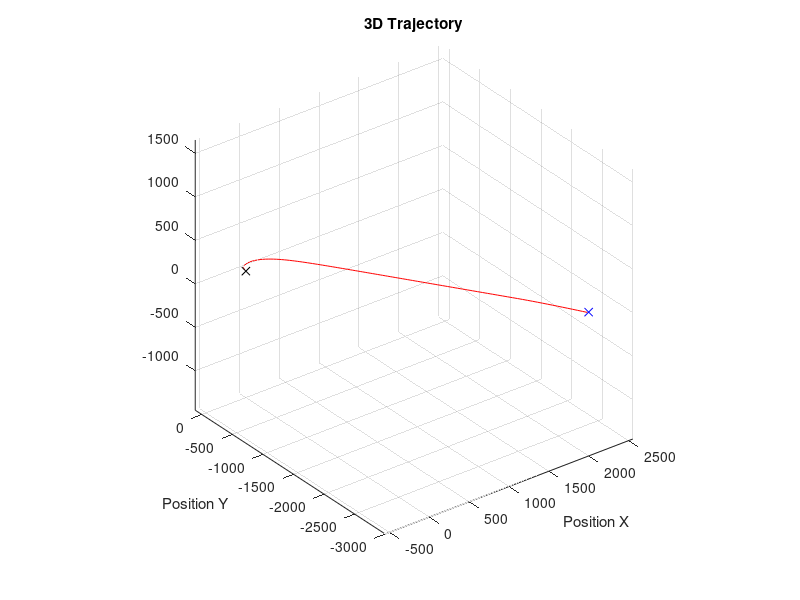
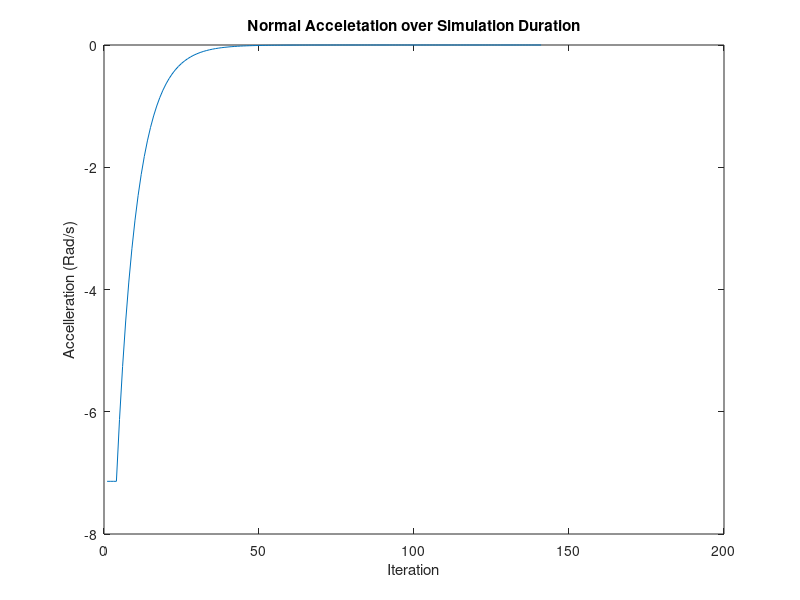
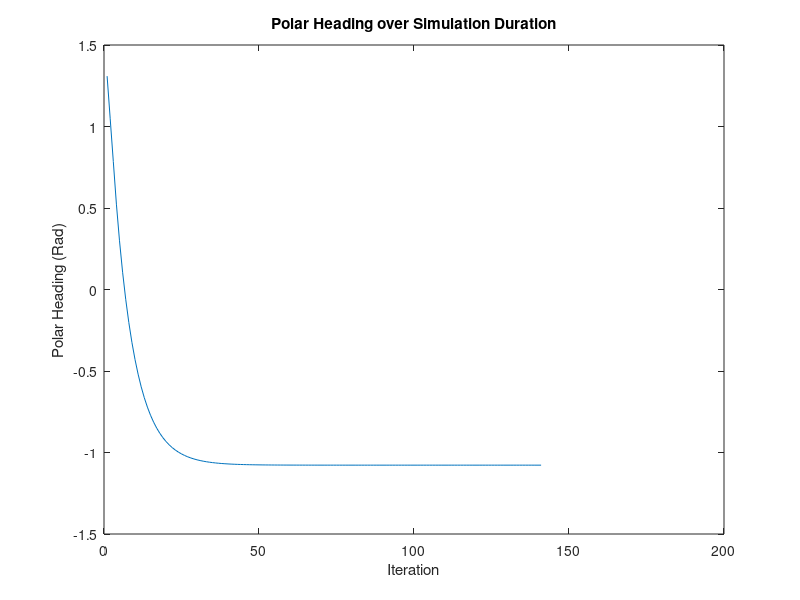
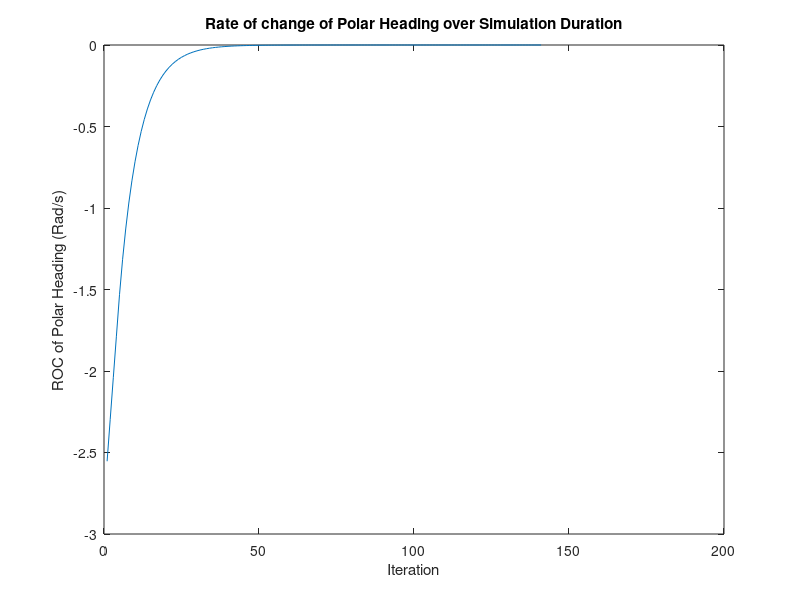

Write the MATLAB code that produced these figures, in order.
% threed_pfms.m
%
% DESCRIPTION:
% This script generates a simple 3D trajectory prediction model for a UAS
% in the xyz plane for the required time to reach the specified waypoint.
% The model considers the maximum turning rate and decent/climb rate of the
% UAS and utilises P control for guidance.
%
% PFMS Project, 2009
% Nicholas Rutherford

% NOTES:
% None.

% Perform Maintenance
clear all
close all
clc

%% Script Settings
% Control Settings
prediction_horizon = 10000; % Prediction Horizon
sampling_interval = 1;      % Sampling time
K = 4;                      % Proportional control gain for heading control
J = 0.05;                   % Proportional control gain for altitude control                   
prox = 25;                  % Assign simulation prox required to complete navigation
tolerance = 1E-5;           % Control Tolerance

% UAS Settings
init_loc_UAS = [0, 0 0];                                        % Initial UAS location
init_head_UAS = pi/2;                                           % Initial UAS heading (radians)
vel_UAS = 0.514444444*53;                                       % Velocity in xy plane (m/s) (Flamingo)
a_n_max = (0.514444444*53)^2/((0.514444444*53)/deg2rad(15));    % Maximum normal accelleration of the UAS (Flamingo)
v_z_max = 300*0.3048/60;                                        % Maximum climb rate (m/s) (Flamingo) (1.5240)

% Waypoint Data
waypoint = [ 2000, -3000, 200 ];  % Initial target location

% Write out intial states to console
init_cart_r = waypoint - init_loc_UAS;                                   % Initial cart range
[init_LOS, init_pol_range] = cart2pol(init_cart_r(1), init_cart_r(2));   % Initial LOS & polar range

% Calculate intial loop values required for prediction
Ts = 0:sampling_interval:prediction_horizon;    % Sampling Vector
loc_UAS = init_loc_UAS;                         % Set the loc of UAS
alpha = init_head_UAS;                          % Set heading angle
LOS_temp = init_LOS;                            % Set LOS value
temp_pol_range = init_pol_range;                % Set polar range

% DEBUG Settings
DEBUG = 0;                  % Assign debugging mode (1), Disable (0)
test_break_count = 10000;   % Assign loop break count withing DEBUG mode

% Generate variable storage vectors for plotting
loc_UAS_v = [];
a_n_v = [];
alpha_v = [];
alpha_dot_v = [];
LOS_v = [];
vel_c_v = [];
v_z_v = [];

% Simulation control variables
count = 0;                  % Assign loop counter
at_waypoint = 0;            % Assign control loop boolean value

%% Script
% Begin prediction loop
while (~at_waypoint)   
    %% CONTROL XY    
    % Calculate the range in cartesian coordinates
    cart_r = waypoint - loc_UAS;
                  
    % Calculate LOS and Range in polar coordinates
    [ LOS, pol_range ] = cart2pol(cart_r(1), cart_r(2));
    
    % Find closing velocity
    vel_c = (temp_pol_range-pol_range)/sampling_interval;
    
    % Correct loss for quadrant
    if LOS < -pi/2
        LOS = LOS + 2*pi;
    end
     
    % Calculate rate of change of LOS                      
    alpha_dot = LOS - alpha/sampling_interval;
    
    % Apply control gain    
    a_n = K*alpha_dot;     
    
    % Correct for a_n conditions
    if abs(a_n) < tolerance
        a_n = 0;        
    elseif a_n > a_n_max
        a_n = a_n_max; 
    elseif a_n < -a_n_max
        a_n = -a_n_max;
    end
    
    % If a_n is not 0, fly about a radius due to a_n
    if a_n ~= 0        
        % Find the radius the UAS is to fly about
        r = vel_UAS^2/a_n;

        % Find change in heading of UAS (angle at centre of circle)
        d_theta = (vel_UAS/sampling_interval)/r;

        % Use cosine rule to determine length of change of position
        d_length = sqrt(r^2 + r^2 - 2*r*r*cos(d_theta));

        % New position is d_theta/2 from old position/velocity
        d_position =  [(d_length*cos(alpha+(d_theta/2))) (d_length*sin(alpha+(d_theta/2))) 0];         

        % Assign new heading and UAS location
        alpha = alpha + d_theta;            % Update heading angle of UAS     
        loc_UAS = loc_UAS + d_position;     % Find next UAS location       
    else
        % Otherwise fly along heading         
        d_position = [vel_UAS*cos(alpha)*sampling_interval vel_UAS*sin(alpha)*sampling_interval 0];        
        loc_UAS = loc_UAS + d_position;
    end      
    
    %% CONTROL Z
    % Calculate the altitude difference
    delta_alt = cart_r(3);
    
    % Calculate the amount of velocity to dedicate to Z
    v_z = delta_alt*J;
    
    % Ensure the velocity component is not maxiumum ROC        
    if v_z > v_z_max
        v_z = v_z_max; 
    elseif v_z < -v_z_max
        v_z = -v_z_max;
    end
    
    % Calculate the altitude gain
    loc_UAS(3) = loc_UAS(3) + v_z*sampling_interval;
    
    %% MAINTENANCE
    
    % Aircraft Dynamic Vectors for plotting
    loc_UAS_v = [loc_UAS_v; loc_UAS];       % Create UAS Loction vector
    alpha_dot_v = [alpha_dot_v, alpha_dot]; % Create alpha_dot vector
    a_n_v = [a_n_v, a_n];                   % Create normal accelleration vector
    alpha_v = [alpha_v, alpha];             % Create alpha_dot vector
    LOS_v = [ LOS_v, LOS ];                 % Create LOS vector
    vel_c_v = [vel_c_v, vel_c];             % Create closing velocity vector
    v_z_v = [ v_z_v, v_z ];                 % Create climb velocity vector
    
    % Break from loop if at waypoint
    loc2_UAS = [ loc_UAS(1) loc_UAS(2)];
    waypoint2 = [ waypoint(1) waypoint(2)];
    %prox_UAS = norm(loc2_UAS - waypoint2);    
    prox_UAS = norm(loc_UAS - waypoint); 
    if prox_UAS < prox
        display('Aircraft Reached Waypoint');
        break;                
    end
    
    % Save the required updated variables
    LOS_temp = LOS;             % Store previous LOS of UAS 
    temp_pol_range = pol_range; % Store previous polar range
    count = count+1;            % Increment count    
    
    if DEBUG        
        % Display debug values       
        disp('DEBUG_vals = [count, cart_r, LOS, pol_range, vel_c, alpha_dot, a_n, alpha, loc_UAS]'),
        DEBUG_vals = [count, cart_r, LOS, pol_range, vel_c, alpha_dot, a_n, alpha, loc_UAS]        
        % Break at assigned count
        if count == test_break_count
            break;
        end  
    end    
end

% Write count to console
Iterations = count
Sampling_Time = sampling_interval

%/*************************************
% Plot the UAS and WAYPOINT locations
%/*************************************
figure(1)  
plot3(loc_UAS_v(:,1), loc_UAS_v(:,2), loc_UAS_v(:,3),'r')
hold on
plot3(waypoint(1), waypoint(2), waypoint(3), 'bx')
plot3(init_loc_UAS(1), init_loc_UAS(2), init_loc_UAS(3), 'kx')
xlabel('Position X'), ylabel('Position Y');
grid on;
axis('equal')
title('3D Trajectory');

%/*************************************
% Plot the UAS and DYNAMICS
%/*************************************
figure(2)
plot(a_n_v)
xlabel('Iteration'), ylabel('Accelleration (Rad/s)');
title('Normal Acceletation over Simulation Duration');

figure(3)
plot(alpha_v)
xlabel('Iteration'), ylabel('Polar Heading (Rad)');
title('Polar Heading over Simulation Duration');

figure(4)
plot(alpha_dot_v)
xlabel('Iteration'), ylabel('ROC of Polar Heading (Rad/s)');
title('Rate of change of Polar Heading over Simulation Duration');

figure(5)
plot(LOS_v)
xlabel('Iteration'), ylabel('LOS (Rad)');
title('LOS over Simulation Duration');

figure(6)
plot(vel_c_v)
xlabel('Iteration'), ylabel('Closing Velocity (m/s)');
title('Closing Velocity over Simulation Duration');

figure(7)
plot(v_z_v)
xlabel('Iteration'), ylabel('Climb Velocity (m/s)');
title('Climb Velocity over Simulation Duration');